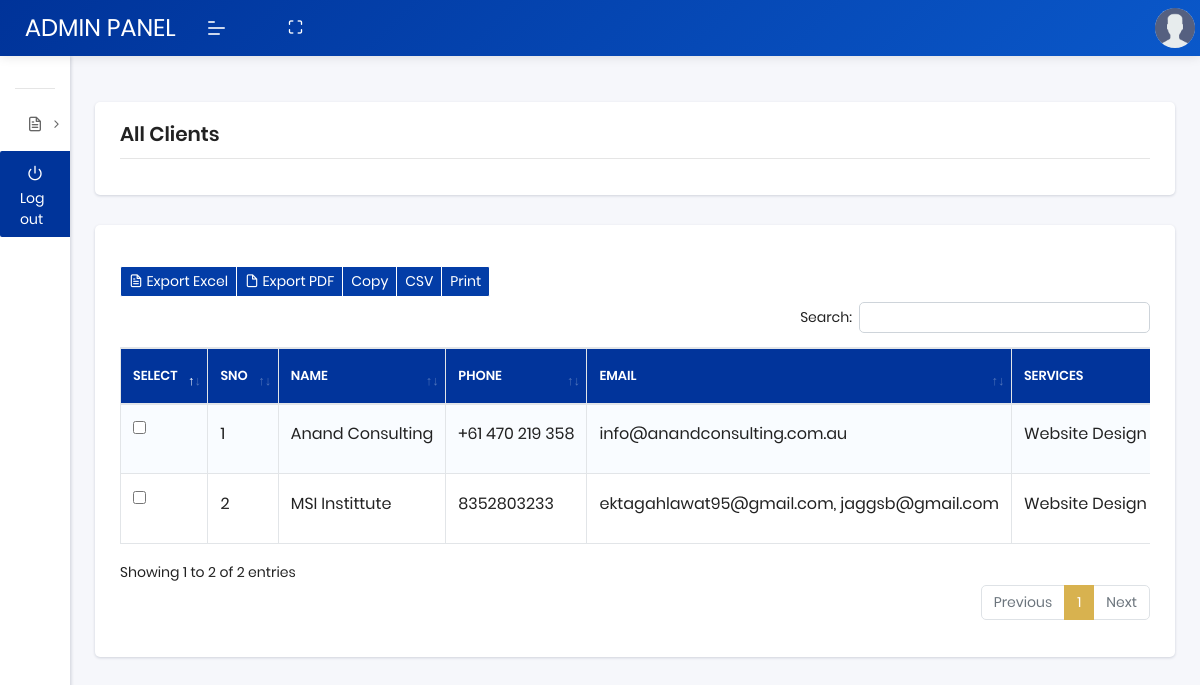
Screenshot of /recycle-client.php (signed in) with the database file from the repository.
### tables this page shows
CREATE TABLE `clients` (
  `client_id` int(11) NOT NULL,
  `name` varchar(255) NOT NULL,
  `phone` varchar(255) NOT NULL,
  `email` varchar(255) NOT NULL,
  `address` varchar(255) NOT NULL,
  `services` varchar(255) NOT NULL,
  `state` varchar(255) NOT NULL,
  `city` varchar(255) NOT NULL,
  `active_date` varchar(255) NOT NULL,
  `deactive_date` varchar(255) NOT NULL,
  `status` varchar(20) NOT NULL,
  `created_at` timestamp NOT NULL DEFAULT current_timestamp() ON UPDATE current_timestamp(),
  `is_deleted` int(11) NOT NULL,
  `renewal_date` varchar(30) NOT NULL,
  `remarks` longtext NOT NULL,
  `client_primary_person` varchar(30) NOT NULL
);

### recycle-client.php (the view, shortened to what this page needs)
<?php
include('db/config.php');
$query = "SELECT
    clients.client_id,
    clients.name,
    clients.phone,
    clients.email,
    clients.address,
    clients.services,
    clients.active_date,
    clients.deactive_date,
    clients.status,
    state.state_name,
    city.city_name
FROM clients
LEFT JOIN state ON state.state_id = clients.state
LEFT JOIN city ON city.city_id = clients.city
WHERE is_deleted = 1;
";
$result = mysqli_query($db, $query);
if (isset($_POST['delete_permanent']) && isset($_POST['client_id'])) {
    $encoded_id = $_POST['client_id'];
    $client_id = base64_decode($encoded_id);
    $query = "DELETE FROM clients WHERE client_id = $client_id";
    if (mysqli_query($db, $query)) {
        header("Location: recycle-client.php?status=" . base64_encode("deleted"));
        exit;
    } else {
        echo "Error deleting client: " . mysqli_error($db);
    }
} else {
    echo "Invalid request.";
}
?>
<!DOCTYPE html>
<html lang="en">
<head>
    <link rel="stylesheet" href="assets/css/plugins/dataTables.bootstrap4.min.css">
    <link rel="stylesheet" href="assets/css/style.css">
    <link href="https://cdn.jsdelivr.net/npm/select2@4.1.0-rc.0/dist/css/select2.min.css" rel="stylesheet" />
</head>
<body class="">
    <?php
    include("header.php");
    ?>
    <?php
    include("navbar.php");
    ?>
    <section class="pcoded-main-container">
        <div class="pcoded-content">
            <div class="page-header">
                <div class="page-block">
                    <div class="row align-items-center">
                        <div class="col-md-12">
                            <div class="page-header-title">
                                <h5 class="m-b-10">All Clients
                            </div>
                        </div>
                    </div>
                </div>
            </div>
            <div class="card">
                <div class="card-body add-product pb-0">
                    <form id="deleteForm" action="delete-category.php" method="post">
                        <div class="dt-responsive table-responsive">
                            <br />
                            <?php
                            echo '<table id="basic-btn" class="table table-striped table-bordered nowrap">';
                            echo "<thead>";
                            echo "<tr>";
                            echo "<th>Select</th>";
                            echo "<th>SNO</th>";
                            echo "<th> NAME</th>";
                            echo "<th> PHONE</th>";
                            echo "<th> EMAIL</th>";
                            echo "<th> SERVICES</th>";
                            echo "</tr>";
                            echo "</thead>";
                            $count = 1;
                            echo "<tbody>";
                            while ($row = mysqli_fetch_assoc($result)) {
                                echo "<tr class='record'>";
                                $encoded_id = base64_encode($row['client_id']);
                                echo "<td><input type='checkbox' name='category_ids[]' value='$encoded_id'></td>";
                                echo "<td>$count</td>";
                                echo "<td>" . $row['name'] . "</td>";
                                echo "<td>" . $row['phone'] . "</td>";
                                echo "<td>" . $row['email'] . "</td>";
                                echo "<td>" . $row['services'] . "</td>";
                                echo "</tr>";
                                $count++;
                            }
                            echo "</tbody>";
                            echo "</table>";
                            ?>
                        </div>
                        <br />
                    </form>
                </div>
            </div>
        </div>
    </section>
</body>
</html>

### rows the page displays
clients: name "Anand Consulting", phone "+61 470 219 358", email "info@anandconsulting.com.au", services "Website Design…"
clients: name "MSI Instittute", phone "8352803233", email "ektagahlawat95@gmail.com, jaggsb@gmail.com", services "Website Design…"
